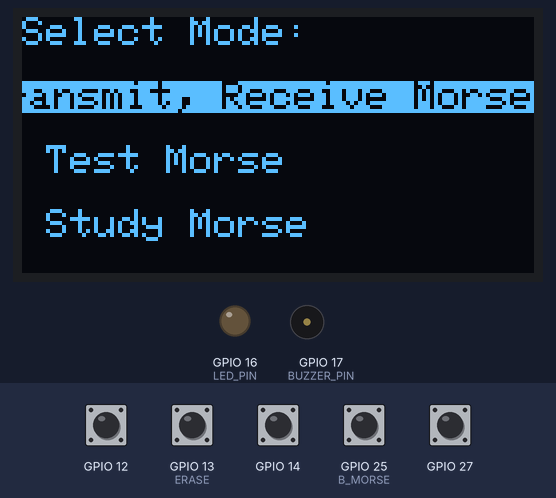
A program run on a simulated ESP32. On the bench: 128×64 one-colour display, output pins drawn as LEDs (lit = HIGH), buzzer (waves = sounding, pin HIGH). The inputs (shaded band) are chosen by the test bench; at power-on: GPIO 12, GPIO 13 (ERASE), GPIO 14, GPIO 25 (B_MORSE), GPIO 27 HIGH. Random numbers use the default seed unless the program sets one; no radio packets arrive unless stated.

Above: at 1.28 s.
1.3 s: GPIO 12 pulled LOW for 0.15 s
At 2.5 s:
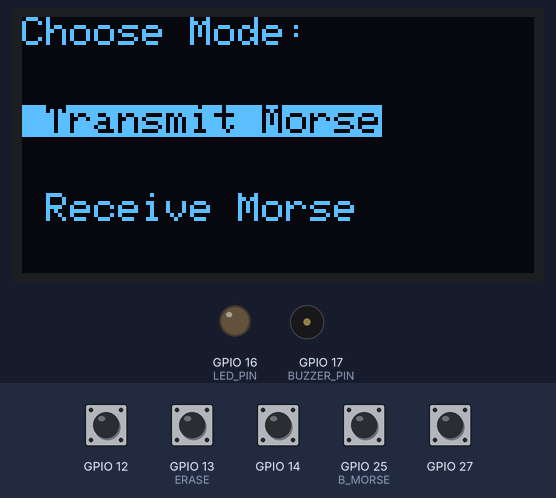
2.9 s: GPIO 13 (ERASE) pulled LOW for 0.15 s
At 2.94 s:
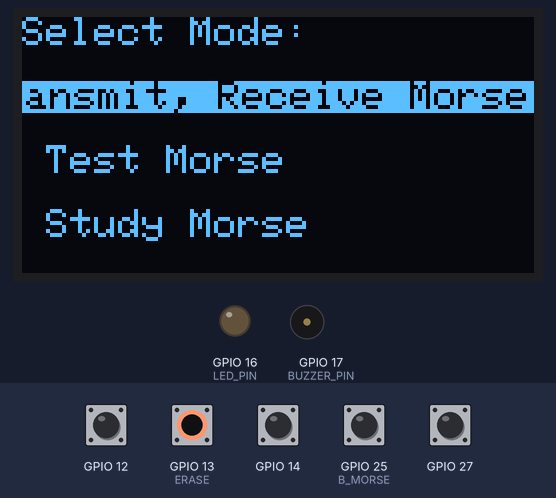
3.6 s: GPIO 14 pulled LOW for 1 s
At 5.3 s:
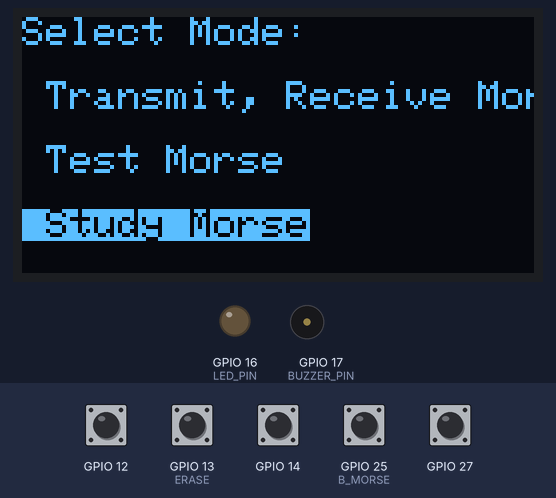
6.1 s: GPIO 12 pulled LOW for 1 s
At 6.7 s:
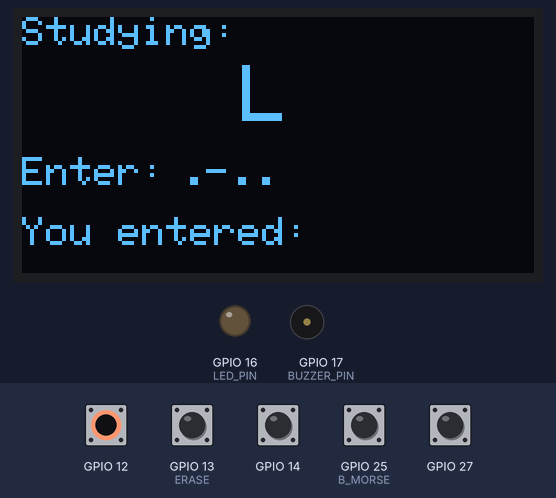
8.6 s: GPIO 13 (ERASE) pulled LOW for 1 s
At 10.17 s:
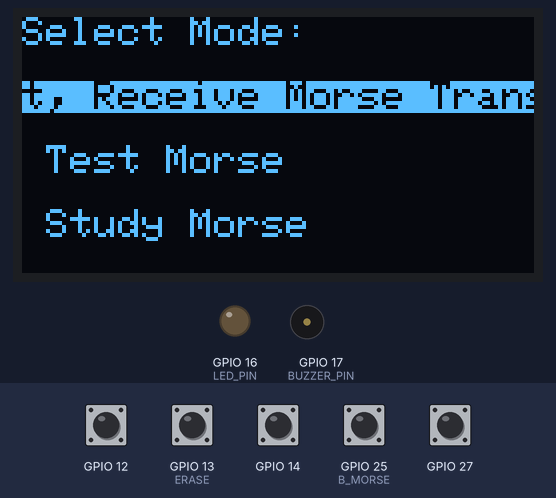
10.2 s: GPIO 12 pulled LOW for 1 s
At 11.9 s:
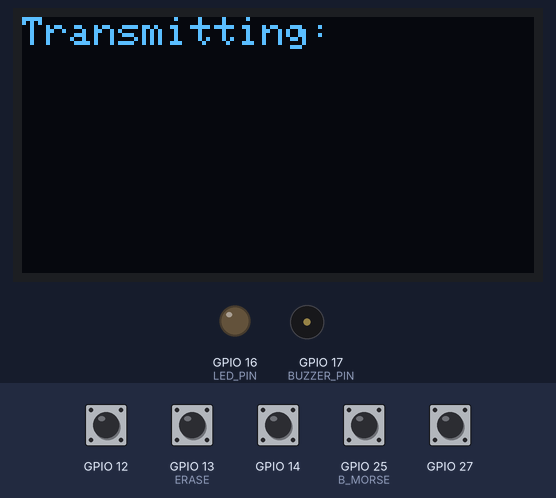
Timing chart, 0 to 13.4 s (numbered marks = the images above; inputs shaded):
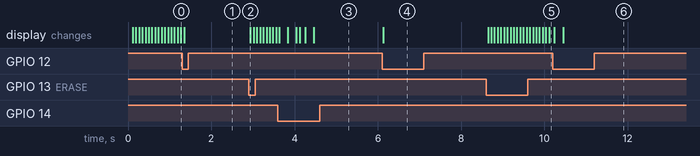

The program:

main.cpp
```cpp
#include <Arduino.h>
#include <Wire.h>
#include <Adafruit_GFX.h>
#include <Adafruit_SSD1306.h>
#include <MENU_OLED.h>
#include <SETTING_TEXT.h>
#include <string.h>
#include <MORSE_MODES.h>
#include <RF24.h>
#include <printf.h>
#include <SPI.h>
#include <MORSE_DICT.h>
#include <RF_MODE.h>

#define SCREEN_WIDTH 128
#define SCREEN_HEIGHT 64
#define SCREEN_ADDRESS 0x3C
#define LED_PIN 16
#define BUZZER_PIN 17
#define B_MORSE 25
#define ERASE 13


const int NODE_ID = 1; // Change this to 2 for the second node


Adafruit_SSD1306 display(SCREEN_WIDTH, SCREEN_HEIGHT, &Wire, -1);
int LOGIN = -1;
RF24 radio(4, 5);
const byte address[6] = "NODE1";
const byte address2[6] = "NODE2";
bool hasRadio = false;


void setup()
{
    Serial.begin(115200);
    setupMenuPins();
    pinMode(ERASE, INPUT_PULLUP);
    pinMode(LED_PIN, OUTPUT);
    pinMode(BUZZER_PIN, OUTPUT);
    pinMode(B_MORSE, INPUT_PULLUP);

    if (!radio.begin())
    {
        Serial.println(F("radio hardware not responding."));
        hasRadio = false;
    }
    else
    {
        hasRadio = true;
        radio.setPALevel(RF24_PA_LOW);
        radio.setDataRate(RF24_250KBPS);
        radio.setChannel(124);
        if (NODE_ID == 1) {
            radio.openWritingPipe(address);
            radio.openReadingPipe(1, address2);
        }
        else if (NODE_ID == 2) {
            radio.openWritingPipe(address2);
            radio.openReadingPipe(1, address);
        }
        radio.startListening();
    }

    if (!display.begin(SSD1306_SWITCHCAPVCC, SCREEN_ADDRESS)){
        Serial.println(F("SSD1306 allocation failed"));
        for (;;);
    }

    display.clearDisplay();
    display.display();
}

void loop(){
    displayMenu(display, LOGIN);

    if (LOGIN == 10){
        runTransmitMode(display, radio, hasRadio, LOGIN, B_MORSE, ERASE, LED_PIN, BUZZER_PIN);
    }
    else if (LOGIN == 11){
        runReceiveMode(display, radio, hasRadio, LOGIN, ERASE, LED_PIN, BUZZER_PIN);
    }
    else if (LOGIN == 1){
        runTestMode(display, LOGIN, B_MORSE, ERASE, LED_PIN, BUZZER_PIN);
    }
    else if (LOGIN == 2){
        runStudyMode(display, LOGIN, B_MORSE, ERASE, LED_PIN, BUZZER_PIN);
    }
}
```

Measured:
- after the input at 2.9 s, the display: changes at once (image 2)
- after the input at 6.1 s, the display: changes at once (image 4)
- after the input at 8.6 s, the display: first changes after 0.05 s (image 5 shows a later state)
